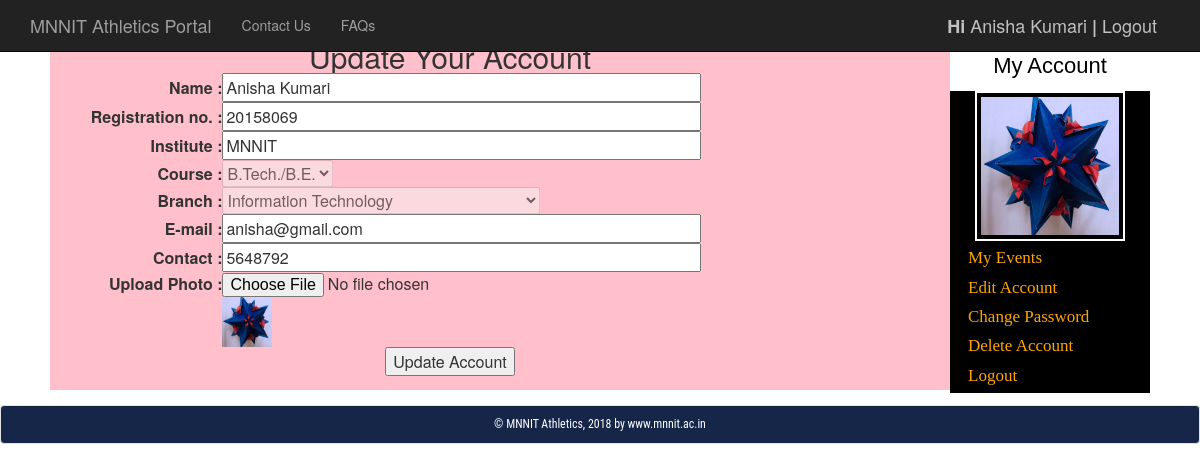
The app's page /user/my_account.php?edit_account (signed in) with its own data.
### tables this page shows
CREATE TABLE `user` (
  `user_id` int(10) NOT NULL,
  `user_ip` varchar(255) NOT NULL,
  `name` text NOT NULL,
  `reg_no` int(10) NOT NULL,
  `email` varchar(100) NOT NULL,
  `password` varchar(100) NOT NULL,
  `gender` varchar(10) NOT NULL,
  `institute` varchar(255) NOT NULL,
  `course` text NOT NULL,
  `branch` text NOT NULL,
  `contact` varchar(255) NOT NULL,
  `image` text NOT NULL
);

### user/edit_account.php (the view, shortened to what this page needs)
<?php
    include("includes/db.php");
                $user = $_SESSION['email'];
				 $get_user = "select * from user where email='$user'";
				 $run_user = mysqli_query($connect,$get_user);
                     $row_user=mysqli_fetch_array($run_user);
				 $reg_no = $row_user['reg_no'];
				 $institute = $row_user['institute'];
				 $course = $row_user['course'];
				 $branch = $row_user['branch'];
				 $email= $row_user['email'];
				 $contact = $row_user['contact'];
				 $name = $row_user['name'];
				 $image= $row_user['image'];
?>
<form action=""  method="post" enctype="multipart/form-data" >
               <table align="center" width="800" border="2">
                   <tr align="center">
				   <td colspan="8"><h2>Update Your Account</h2></td>
			     </tr>
				  <tr>
                                <td  align="right" ><b>Name :  </b></td>
                               <td ><input type="text" id="name" name="user_name" value="<?php echo $name ;?>" size="50" placeholder="Please enter your full name" required/></td>
                    </tr>
				  <tr>
                                <td  align="right" ><b>Registration no. :  </b></td>
                               <td ><input type="text" id="reg_no" name="reg_no" value="<?php echo $reg_no ;?>" size="50" placeholder="Please enter your registration no." required/></td>
                    </tr>
				  <tr>
                                <td  align="right" ><b>Institute :  </b></td>
                               <td ><input type="text" id="institute" name="institute" value="<?php echo $institute ;?>" size="50" placeholder="Please enter your institution" required/></td>
                    </tr>
				  <tr>
                                <td  align="right" ><b>Course :  </b></td>
                               <td>
							    <select name="course" disabled>
							        <option><?php echo $course ;?></option>
								</select>
                    </tr>
				  <tr>
                                <td  align="right" ><b>Branch :  </b></td>
							<td>
							    <select name="branch" disabled>
							        <option><?php echo $branch;?></option>
								</select>
							</td>
                    </tr>
				 <tr>
                                <td  align="right" ><b>E-mail :  </b></td>
                               <td ><input type="text" id="email" name="email" value="<?php echo $email ;?>" size="50" required/></td>
                    </tr>
				  <tr>
                                <td  align="right" ><b>Contact :  </b></td>
                               <td ><input type="text" id="contact" name="contact" value="<?php echo $contact ;?>" size="50" required/></td>
                    </tr>
				 <tr>
                       <td  align="right" ><b>Upload Photo :  </b></td>
                       <td ><input type="file" name="image" value="<?php echo $image; ?>"/><img src="user_images/<?php echo $image ;?>" width="50" height="50"/></td>
                    </tr>
                           <tr align="center">
                               <td colspan="8"><input id="submit" type="submit" name = "update" value="Update Account">
                                </td>
                            </tr>
                       </table>
               </form>

### user/my_account.php (shortened to what this page needs)
 <!DOCTYPE>
 <?php
	 include("includes/db.php");
 ?>
<html>
    <head>
	    <link href="css/bootstrap.min.css" rel="stylesheet">
		 <link rel="stylesheet" href="styles/style.css" media="all" />
	</head>
	<body>
	<nav class="navbar navbar-inverse navbar-fixed-top" id="my-navbar ">
	    	<div class="container">
	    		<div class="navbar-header">
	    				<a href="userhome.php" class="navbar-brand">MNNIT Athletics Portal</a>
	    		</div>
	    		<div class="collapse navbar-collapse" id="navbar-collapse">
		    		<ul class="nav navbar-nav">
		    			<li><a href="contact.php">Contact Us</a></li>
		    			<li><a href="faq.php">FAQs</a></li>
		    		</ul>
				 <div id="form">
				     <span style="float:right;color:silver; font-size:18px; padding:5px; line-height:40px;">
					<?php
					if(isset($_SESSION['email'])){
						$user = $_SESSION['email'];
					 $get_name = "select * from user where email='$user'";
					 $run_name = mysqli_query($connect,$get_name);
					 $row_name=mysqli_fetch_array($run_name);
					 $user_name=$row_name['name'];
						echo "<b>Hi </b>" .  $user_name .  "<b>    |  </b>";
						echo "<a href='..\logout.php' style='color:silver'>Logout</a>";
					}
					?>
 					</div>
	  			</div>
	    	</div>
	    </nav>
			 <div class="content_wrapper">
			    <div id="sidebar">
					 <div id="sidebar_title">My Account</div>
					 <ul id="cats">
					 <?php
					 $user = $_SESSION['email'];
					 $get_img = "select * from user where email='$user'";
					 $run_img = mysqli_query($connect,$get_img);
					 $row_img=mysqli_fetch_array($run_img);
					 $user_img=$row_img['image'];
					 echo "<p style='text-align:center; '><img src='user_images/$user_img' width='150' height='150'/></p>";
					 ?>
					    <li><a href="my_account.php?my_events">My Events</a></li>
						<li><a href="my_account.php?edit_account">Edit Account</a></li>
						<li><a href="my_account.php?change_password">Change Password</a></li>
						<li><a href="my_account.php?delete_account">Delete Account</a></li>
						<li><a href="newindex.php">Logout</a></li>
					 </ul>
			    </div>
			    <div id="content_area">
				  <?php
				    if(isset($_GET['my_events'])){
						include("my_events.php");
					}
				    else if(isset($_GET['edit_account'])){
						include("edit_account.php");
					}
				  ?>
			    </div>
			 </div>
			 <div class="clearfix"></div>
<footer class="well" style="margin:0px; padding:10px;margin-top:12px;background:#152648;">
         <p class="small" style="margin-bottom:0px;color:white;font-family: 'Roboto Condensed', sans-serif;" align="center">&copy; MNNIT Athletics, 2018 by www.mnnit.ac.in
         </p>
</footer>
	</body>
</html>

### user/styles/style.css (style rules this page uses)
html, body, div, span, applet, object, iframe, h1, h2, h3, h4, h5, h6, p, blockquote, pre, a, abbr, acronym, address, big, cite, code, del, dfn, em, img, ins, kbd, q, s, samp, small, strike, strong, sub, sup, tt, var, b, u, i, center, dl, dt, dd, ol, ul, li, fieldset, form, label, legend, table, caption, tbody, tfoot, thead, tr, th, td, article, aside, canvas, details, embed, figure, figcaption, footer, header, hgroup, menu, nav, output, ruby, section, summary, time, mark, audio, video { margin: 0; padding: 0; border: 0; vertical-align: baseline; }
article, aside, details, figcaption, figure, footer, header, hgroup, menu, nav, section { display: block; }
body { background:white; }
.content_wrapper { width:1100px; margin:auto; background:pink; }
#content_area { width:900px; float:center; height:350px; text-align:center; background:pink; }
#sidebar { width:200px; background:black; float:right; }
#form { float:right; padding-right:8px; line-height:50px; text-decoration:none; }
#sidebar_title { background:white; color:black; font-size:22px; font-family:arial; padding:10px; text-align:center; text-decoration:none; list-style:none; }
#cats { text-align:left; }
#cats li { list-style:none; margin:5px; }
#cats a { color:orange; padding:8px; margin:5px; text-align:left; text-decoration:none; font-size:17px; font-family:comic Sans Ms; }
#cats img { border:2px solid white; padding:4px; }

### records on screen
user: name "Anisha Kumari", image (picture), user_name "Anisha Kumari", reg_no "20158069", institute "MNNIT", course "B.Tech./B.E.", branch "Information Technology", email "anisha@gmail.com", contact "5648792"
